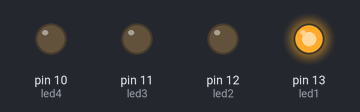
Recording of a sketch running on a simulated Arduino Uno, built with avr-gcc and run on an emulated ATmega328P. Shown: output pins drawn as LEDs (lit = HIGH).

Above: at 0.5 s.
At 2.5 s:
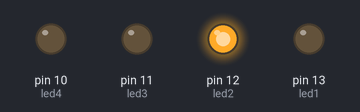
At 4.5 s:
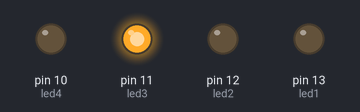
At 9.5 s:
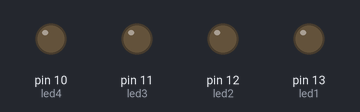
Timing chart, 0 to 10.4 s (numbered marks = the images above):
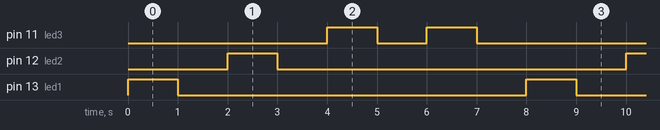

The sketch:

Arduino_Lighting_IO.ino
```cpp
int led1 = 13, led2 = 12, led3 = 11, led4 = 10;
void setup()
{
  pinMode(led1, OUTPUT);
  pinMode(led2, OUTPUT);
  pinMode(led3, OUTPUT);
  pinMode(led4, OUTPUT);
}

void loop()
{
   for(int led=13;led>10;led--){
    digitalWrite(led, HIGH);
    delay(1000);
    digitalWrite(led, LOW);
    delay(1000);
   }
   for(int led=11;led<12;led++){
    digitalWrite(led, HIGH);
    delay(1000);
    digitalWrite(led, LOW);
    delay(1000);
   }
}
```

Measured:
- by itself, pin 11 (led3): repeats every 8.0 s: LOW 1.0 s, HIGH 1.0 s, LOW 5.0 s, HIGH 1.0 s
- by itself, pin 12 (led2), pin 13 (led1): alternates HIGH for 1.0 s and LOW for 7.0 s
- by itself, everything shown: repeats every 8.0 s, in 8 steps
